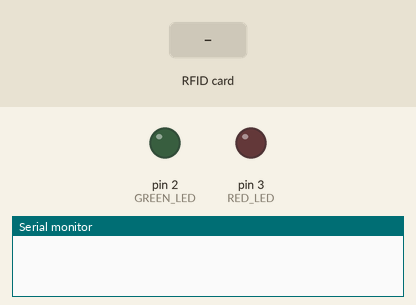
The sketch below on a simulated Arduino Uno, built with avr-gcc and run on an emulated ATmega328P. Shown: output pins drawn as LEDs (lit = HIGH), the last lines printed to the serial monitor. The test bench sets the inputs (shaded band). Pins used as bus, display or sensor lines are not drawn.

Above: at 1.2 s.
1.3 s: RFID card 11 22 33 44 held to the reader
At 1.8 s:
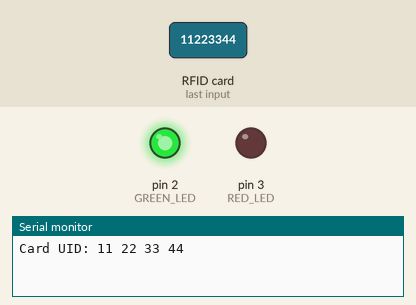
2.8 s: RFID card 5E 7A 19 C4 held to the reader
At 3.1 s:
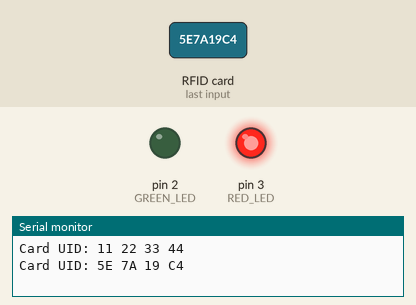
Timing chart, 0 to 5.8 s (numbered marks = the images above; inputs shaded):
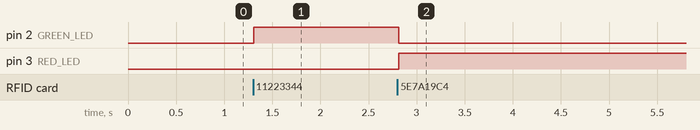

Measured:
- after the input at 1.3 s, pin 2 (GREEN_LED): LOW → HIGH at once
- after the input at 2.8 s, pin 2 (GREEN_LED): HIGH → LOW at once; pin 3 (RED_LED): LOW → HIGH at once

The sketch:

wokwi.ino
```cpp
#include <SPI.h>
#include <MFRC522.h>

#define SS_PIN  10
#define RST_PIN 9
#define GREEN_LED 2
#define RED_LED 3

MFRC522 rfid(SS_PIN, RST_PIN);

byte targetUID[] = {0x11, 0x22, 0x33, 0x44};

void setup() {
    Serial.begin(115200);
    SPI.begin();
    rfid.PCD_Init();
    pinMode(GREEN_LED, OUTPUT);
    pinMode(RED_LED, OUTPUT);
}

void loop() {
    if (!rfid.PICC_IsNewCardPresent()) {
        return;
    }

    if (!rfid.PICC_ReadCardSerial()) {
        return;
    }

    Serial.print("Card UID:");
    for (byte i = 0; i < rfid.uid.size; i++) {
        Serial.print(rfid.uid.uidByte[i] < 0x10 ? " 0" : " ");
        Serial.print(rfid.uid.uidByte[i], HEX);
    }
    Serial.println();

    bool isMatch = true;
    if (rfid.uid.size != 4) {
        isMatch = false;
    } else {
        for (byte i = 0; i < 4; i++) {
            if (rfid.uid.uidByte[i] != targetUID[i]) {
                isMatch = false;
                break;
            }
        }
    }

    if (isMatch) {
        digitalWrite(GREEN_LED, HIGH);
        digitalWrite(RED_LED, LOW);
    } else {
        digitalWrite(GREEN_LED, LOW);
        digitalWrite(RED_LED, HIGH);
    }

    rfid.PICC_HaltA();
    delay(1000);
}
```
